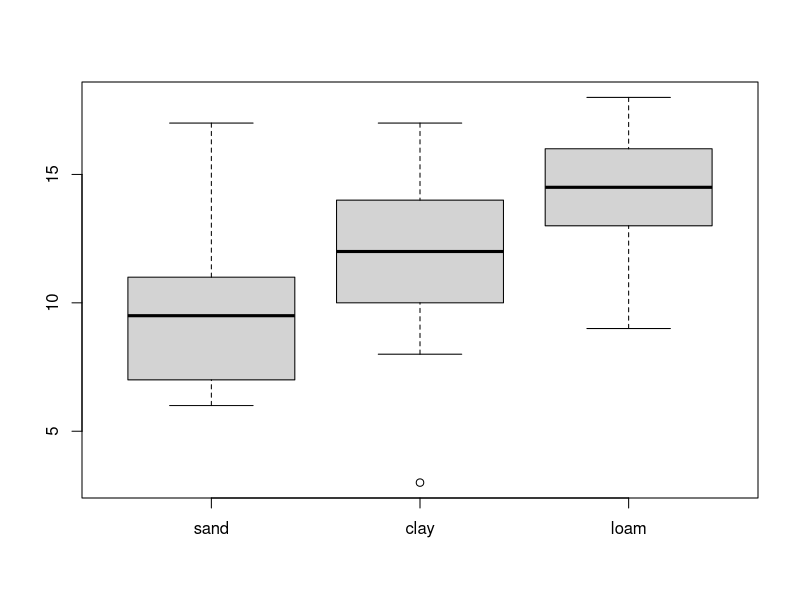
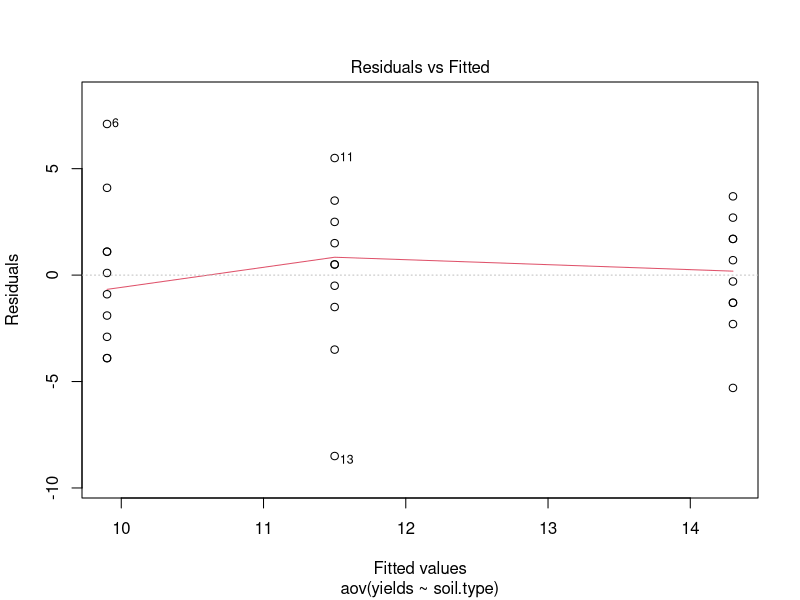
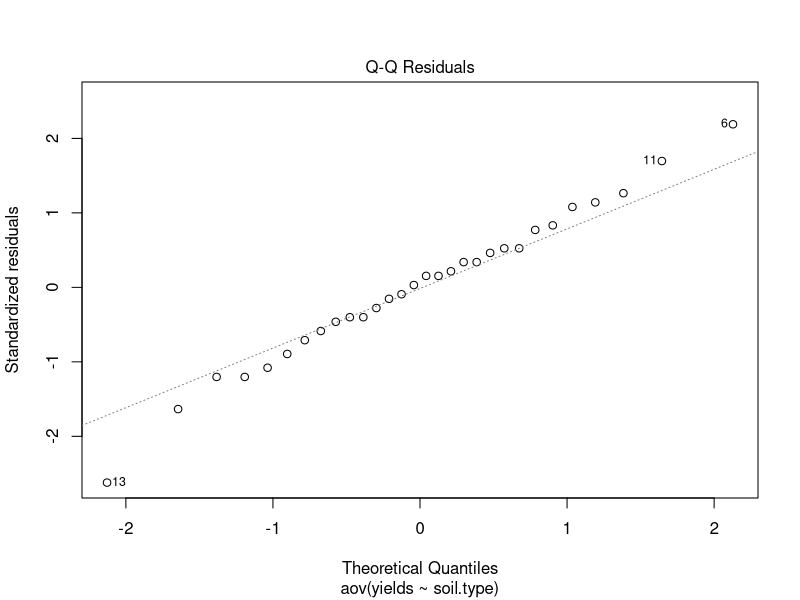
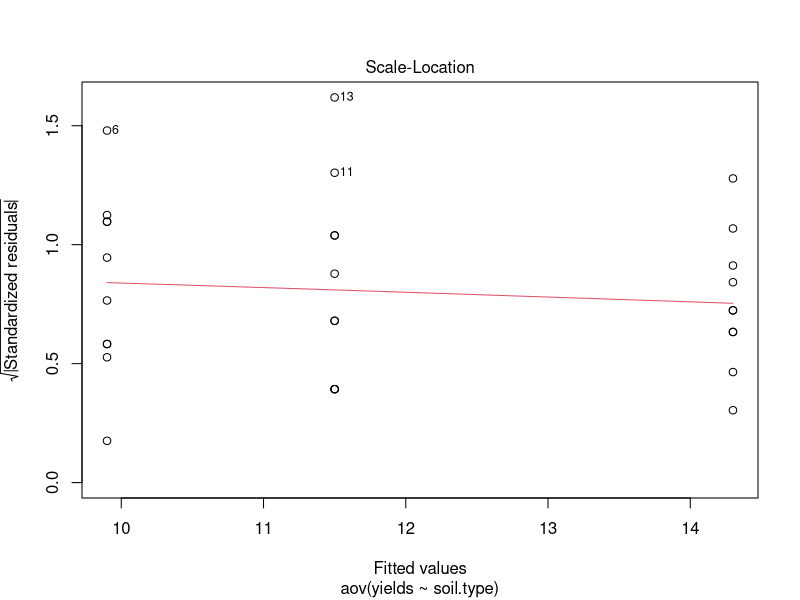
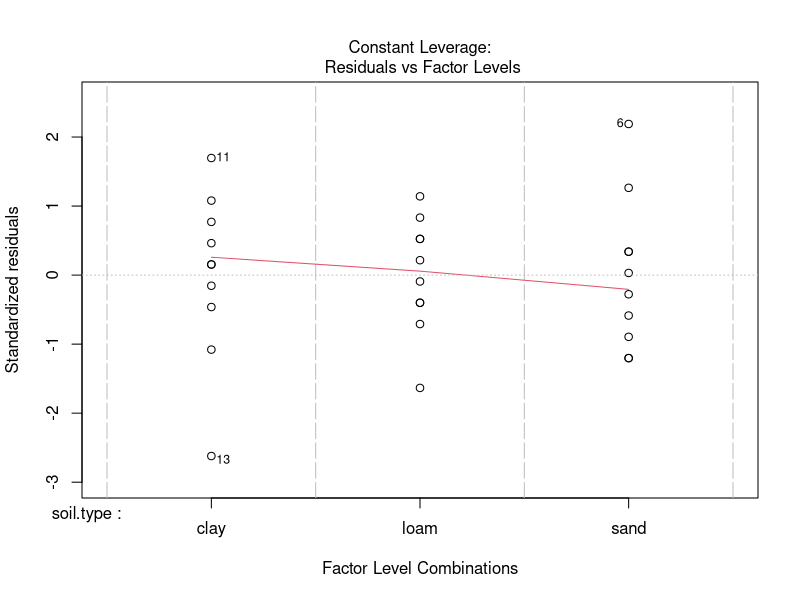

The R source for these figures, in order: (Note: this script raises an error after producing the figures.)
## ---- chunk 1
sand <- c(6,10,8,6,14,17,9,11,7,11)
clay <- c(17,15,3,11,14,12,12,8,10,13)
loam <- c(13,16,9,12,15,16,17,13,18,14)
dati <- data.frame(sand,clay,loam)
dati
## ---- chunk 2
colMeans(dati)
boxplot(dati)
## ---- chunk 3
soil.type <- c(rep("sand",10),
               rep("clay",10),
               rep("loam",10))
yields <- c(sand, clay, loam)
dati.new <- data.frame(soil.type, yields)
dati.new
## ---- chunk 4
by(dati.new$yields, dati.new$soil.type, var)
fligner.test(yields ~ soil.type, data=dati.new)
## ---- chunk 5
anova.yields <- aov(yields ~ soil.type, data=dati.new)
summary(anova.yields)
## ---- chunk 6
anova(lm(yields ~ soil.type, data=dati.new))
## ---- chunk 7
plot(anova.yields)
## ---- chunk 8
mod <- lm(yields ~ soil.type, data=dati.new)
summary(mod)
## ---- chunk 9
dati.relevel <- dati.new
dati.relevel$soil.type <- relevel(dati.relevel$soil.type, ref="sand")
mod.relevel <- lm(yields ~ soil.type, data=dati.relevel)
summary(mod.relevel)
## ---- chunk 10
# Tukey Honestly Significant Differences
TukeyHSD(anova.yields) # where anova.yields comes from aov()
plot(TukeyHSD(anova.yields))
## ---- chunk 11
pairwise.t.test(dati.new$yields, dati.new$soil.type, p.adjust.method = "bonferroni")
